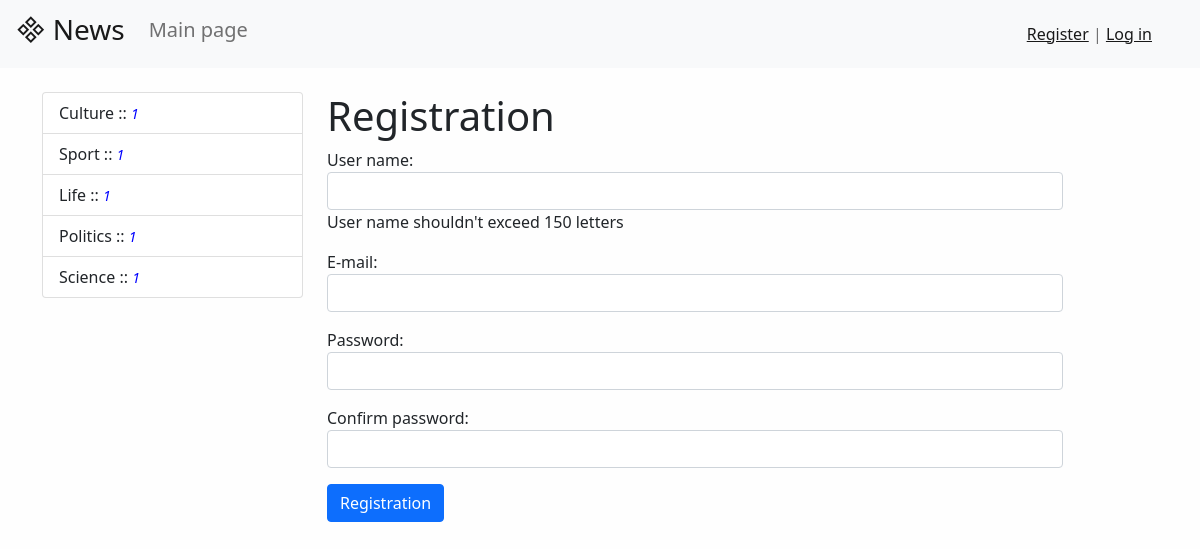
Screenshot of /register/ with the database file from the repository.
### news/models.py (models this page shows, shortened)
class Category(models.Model):
    title = models.CharField(max_length=150, db_index=True, verbose_name='Category')
    def get_absolute_url(self):
        return reverse('category', kwargs={"category_id": self.pk})
    class Meta:
        verbose_name = 'Category'
        verbose_name_plural = 'Categories'
        ordering = ['id']

### news/views.py (the view)
# urls.py: path('register/', register, name='register'),
def register(request):
    if request.method == 'POST':
        form = UserRegisterForm(request.POST)
        if form.is_valid():
            user = form.save()
            login(request, user)
            messages.success(request, 'Registration successful')
            return redirect('login')
        else:
            messages.error(request, 'Registration error')
    else:
        form = UserRegisterForm()
    return render(request, 'news/register.html', {'form': form})

### news/forms.py
class UserRegisterForm(UserCreationForm):
    username = forms.CharField(label='User name', widget=forms.TextInput(attrs={'class': 'form-control'}),
                               help_text="User name shouldn't exceed 150 letters")
    password1 = forms.CharField(label='Password', widget=forms.PasswordInput(attrs={'class': 'form-control'}))
    password2 = forms.CharField(label='Confirm password', widget=forms.PasswordInput(attrs={'class': 'form-control'}))
    email = forms.EmailField(label='E-mail', widget=forms.EmailInput(attrs={'class': 'form-control'}))
    class Meta:
        model = User
        fields = ('username', 'email', 'password1', 'password2')

### news/templatetags/news_tags.py (called while the page is built)
@register.inclusion_tag('news/list_categories.html')
def show_categories(arg1='Hello', arg2='world'):
    cats = Category.objects.annotate(cnt=Count('news', filter=F('news__is_published'))).filter(cnt__gt=0)
    return {'cats': cats, 'arg1': arg1, 'arg2': arg2}

### news/templates/news/register.html (shortened to what this page needs)
{% extends 'base.html' %}
{% block sidebar %}
{% include 'inc/_sidebar.html' %}
{% endblock %}
{% block content %}
<h1>Registration</h1>
<form method="post">
    {{ form.as_p }}
    <button type="submit" class="btn btn-primary btn-block">Registration</button>
</form>
{% endblock %}

### news/templates/news/list_categories.html
<div class="list-group">
    {% for i in cats %}
    <a href="{{ i.get_absolute_url }}" class="list-group-item list-group-item-action">{{ i.title }} ::
        <font color="blue"><small><i>{{ i.cnt }}</i></small></font>
    </a>
    {% endfor %}
</div>

### mysite/static/css/style.css (style rules this page uses)
body { background-color: #fefefe; }

### rows the page displays
Category: title "Culture", cnt "1"
Category: title "Sport", cnt "1"
Category: title "Life", cnt "1"
Category: title "Politics", cnt "1"
Category: title "Science", cnt "1"
